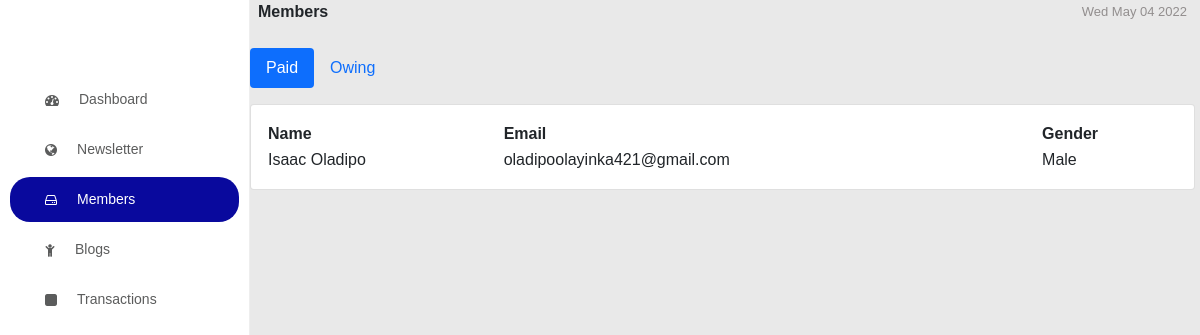
/admin/members.php, run on an earlier commit of the app's database.
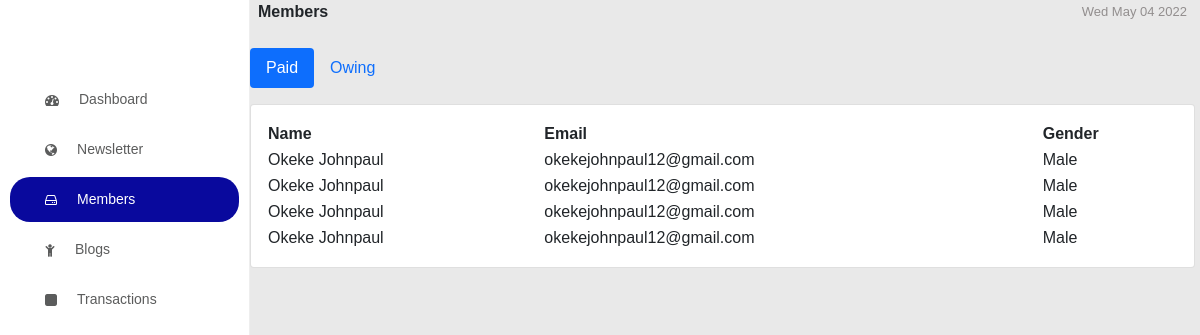
And on a later commit of the database.
### tables this page shows
CREATE TABLE `signup` (
  `id` int(20) NOT NULL,
  `firstname` text NOT NULL,
  `lastname` text NOT NULL,
  `email` varchar(100) NOT NULL,
  `phone` text NOT NULL,
  `country` text NOT NULL,
  `startup` text NOT NULL,
  `gender` text NOT NULL,
  `age` text NOT NULL,
  `category` text NOT NULL,
  `industry` text NOT NULL,
  `stage` text NOT NULL,
  `team` text NOT NULL,
  `startup_age` varchar(250) NOT NULL,
  `startup_name` varchar(200) NOT NULL,
  `date_paid` text NOT NULL,
  `date_expiry` text NOT NULL,
  `payment_status` text NOT NULL
);

### admin/members.php (the view, shortened to what this page needs)
<!DOCTYPE html>
<html lang="en">
<head>
  	<link rel="stylesheet" href="../assets/fonts/icomoon/style.css">
    <link rel="stylesheet" href="../assets/css/bootstrap.min.css">
    <link rel="stylesheet" href="../assets/datatables.min.css">
    <link href="../assets/css/dashboard.css" rel="stylesheet">
</head>
<body>
    <nav>
        <br>
        <br>
        <br>
        <ul>
            <li ><a href="dashboard.php"><i class="icon-dashboard"></i><span> Dashboard</span> </a></li>
            <li ><a href="newsletter.php"> <i class="icon-globe"></i> <span> Newsletter</span> </a></li>
            <li class="active"><a href="members.php"> <i class="icon-hdd-o"></i> <span> Members </span> </a></li>
            <li ><a href="blog.php"> <i class="icon-child"></i> <span> Blogs </span> </a></li>
            <li><a href="transactions.php"> <i class="icon-square"> </i><span> Transactions </span> </a></li>
        </ul>
        <br>
    </nav>
    <main style="margin-right:5px;">
        <div class="intro-div">
            <b>Members</b>
            <span id="time" class="time"></span>
        </div>
        <br>
        <section class="content-main">
            <ul class="nav nav-pills mb-3" id="pills-tab" role="tablist">
            <li class="nav-item" role="presentation">
                <button class="nav-link active" id="pills-home-tab" data-bs-toggle="pill" data-bs-target="#pills-home" type="button" role="tab" aria-controls="pills-home" aria-selected="true">Paid</button>
            </li>
            <li class="nav-item" role="presentation">
                <button class="nav-link" id="pills-profile-tab" data-bs-toggle="pill" data-bs-target="#pills-profile" type="button" role="tab" aria-controls="pills-profile" aria-selected="false">Owing</button>
            </li>
            </ul>
            <div class="tab-content" id="pills-tabContent">
                <div class="tab-pane fade show active" id="pills-home" role="tabpanel" aria-labelledby="pills-home-tab">
                <div class="card mb-4">
        <div class="card-body">
          <div class="table-responsive">
            <table id="example" class="display" style="width:100%">
              <?php
                require('../backend/connection.php');
                $sql = "SELECT * FROM signup where payment_status='paid' ORDER BY id DESC  ";
                $query = mysqli_query($con,$sql);
                 if($query){
                     if(mysqli_num_rows($query) > 0){
                         $output = "<thead>
                         <tr>
                         <th>Name</th>
                         <th>Email</th>
                         <th>Gender</th>
                         </tr>
                     </thead><tbody>";
                     while($row = mysqli_fetch_assoc($query)){
                         $output .="<tr>
                         <td>".$row['firstname']." ".$row['lastname']."</td>
                         <td>".$row['email']."</td>
                         <td>".$row['gender']."</td>
                         </tr>";
                     }
                 }else{
                     $output = '<b>You do not have any Members</b>';
                 }
                 echo $output."</tbody>";
                 }
                ?>
            </table>
          </div>
        </div>
      </div>
                </div>
            </div>
        </section>
    </main>
</body>
</html>

### assets/css/dashboard.css (style rules this page uses)
:root { --black--: #343a40; --purple--: #571F9C; --ash--: #f2f2f2; --white--: #FFFFFF; --blue--: #007bff; --deepblue--: #0056b3; }
body { margin: 0; padding: 0; background-color: white; }
* { box-sizing: border-box; border: none; outline: none; }
a { text-decoration: none; color: inherit; }
ul { padding: 0; margin: 0; }
li { list-style: none; }
body { overflow-x: hidden; -webkit-overflow-x:hidden; -ms-height: 100vh; padding: 0px !important; display: grid; align-items: center; -webkit-padding: 0px !important; background-color: #e7e6e7e0; }
nav { width: 250px; padding-right: 10px; padding-left: 10px; background-color: white; position: fixed; border-right: .5px solid #eee; z-index: 9999999999; left:0; top: 0; bottom: 0; transition: all 0.5s ease-in-out; }
nav ul { width: 100%; }
nav ul li { margin: 5px 0; height: 45px; display: block; width: 100%; color: #2a2b2bc4 !important; transition: all 0.6s ease-in-out; }
nav ul li a { width: 100%; height: 100%; display: flex; align-items: center; font-size: 14px; font-weight: 500; color:#2a2b2bc4 !important; }
nav ul li.active, nav ul li.active:hover { background-color: rgb(9 9 157); border-radius: 20px; color: white !important; }
nav ul li.active a, nav ul li.active:hover a { color: white !important; }
main { margin-left: 250px; margin-right: 0; margin-top: 0; transition: all 0.5s ease-in-out; }
main .intro-div { display: flex; justify-content: space-between; align-items: center; padding: 0 8px; }
main .intro-div b { font-weight: 600; }
main .intro-div span { font-size: 13px; font-weight: 500; color: #928e8e; }
* { box-sizing: border-box; }
body { font-family: 'Muli', sans-serif; margin: 0; }

What changed in the data, as far as the page shows it:
removed signup: firstname "Isaac", lastname "Oladipo", email "oladipoolayinka421@gmail.com", gender "Male"
added signup: firstname "Okeke", lastname "Johnpaul", email "okekejohnpaul12@gmail.com", gender "Male"
added signup: firstname "Okeke", lastname "Johnpaul", email "okekejohnpaul12@gmail.com", gender "Male"
added signup: firstname "Okeke", lastname "Johnpaul", email "okekejohnpaul12@gmail.com", gender "Male"
added signup: firstname "Okeke", lastname "Johnpaul", email "okekejohnpaul12@gmail.com", gender "Male"
